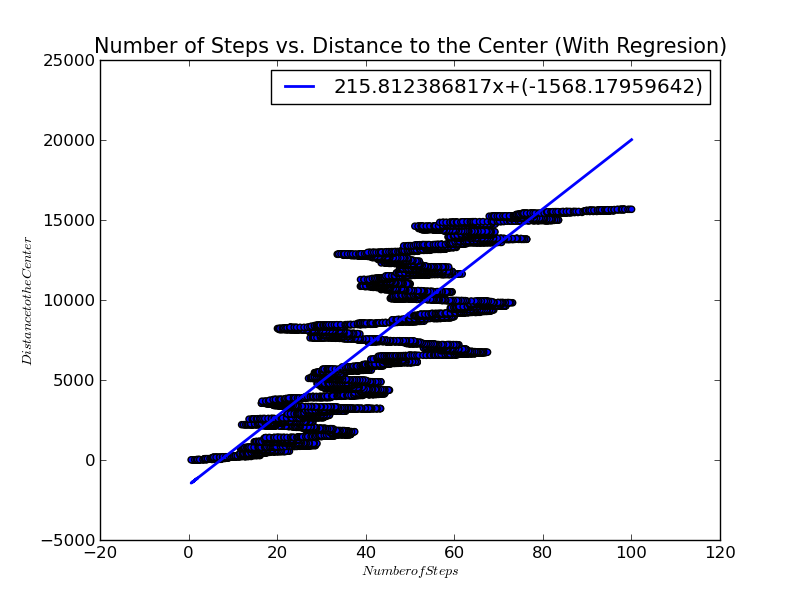

This figure's Python source:
import numpy as np
import matplotlib as plt
import sys
import math
import pylab

archivo=sys.argv[1]

data=np.loadtxt(archivo)

dist=data[:,4]
step=data[:,3]


fit= pylab.polyfit(dist, step, 1)
pylab.plot(dist, dist*fit[0] + fit[1], linewidth='2.0', label=str(fit[0])+'x+'+'('+str(fit[1])+')')
pylab.scatter(dist, step)
pylab.legend(loc='best')
pylab.xlabel("$Number of Steps$", fontsize=10)
pylab.ylabel("$Distance to the Center$", fontsize=10)
pylab.title("Number of Steps vs. Distance to the Center (With Regresion)", fontsize=15)
pylab.savefig('ajuste.png')
